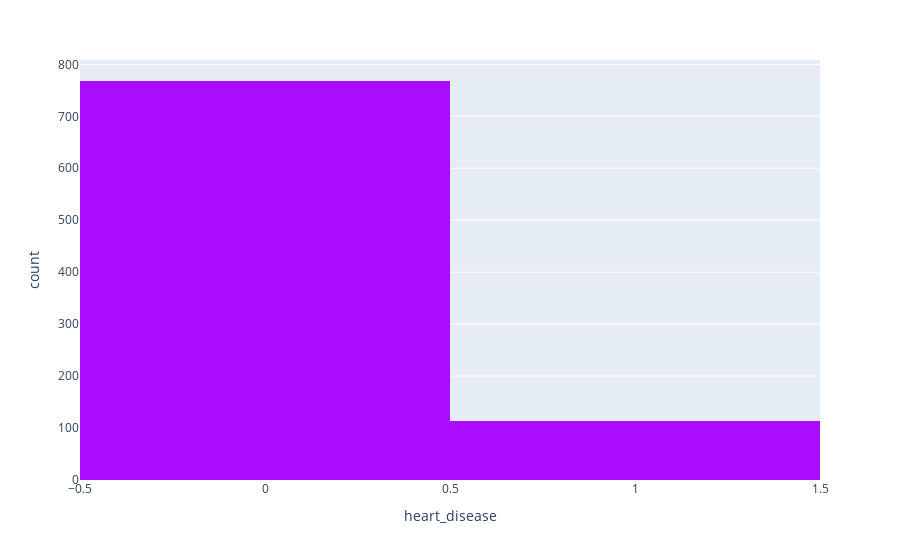

The notebook cell saved with this chart:
### Markdown cell above
4. heart disease:
- no missing values as shown above.
- stroke vs heart disease.
- Test heart disease vs train heart disease(stroke and non stroke patients).

### Code cell
fig = px.histogram(stroke_patients, x="heart_disease",  color_discrete_sequence=px.colors.qualitative.Alphabet)
fig.show()

### Figure 1 — Plotly figure (JSON) as saved in the notebook; plotly's stock layout.template omitted (floating-point values rounded to 4 significant figures; data arrays with more than 128 entries replaced by an {"elided": "..."} marker saying what was removed)
{"data": [{"alignmentgroup": "True", "bingroup": "x", "hovertemplate": "heart_disease=%{x}<br>count=%{y}<extra></extra>", "legendgroup": "", "marker": {"color": "#AA0DFE", "pattern": {"shape": ""}}, "name": "", "offsetgroup": "", "orientation": "v", "showlegend": false, "type": "histogram", "x": {"elided": "881 int values"}, "xaxis": "x", "yaxis": "y"}], "layout": {"barmode": "relative", "legend": {"tracegroupgap": 0}, "margin": {"t": 60}, "xaxis": {"anchor": "y", "domain": [0, 1], "title": {"text": "heart_disease"}}, "yaxis": {"anchor": "x", "domain": [0, 1], "title": {"text": "count"}}}}
